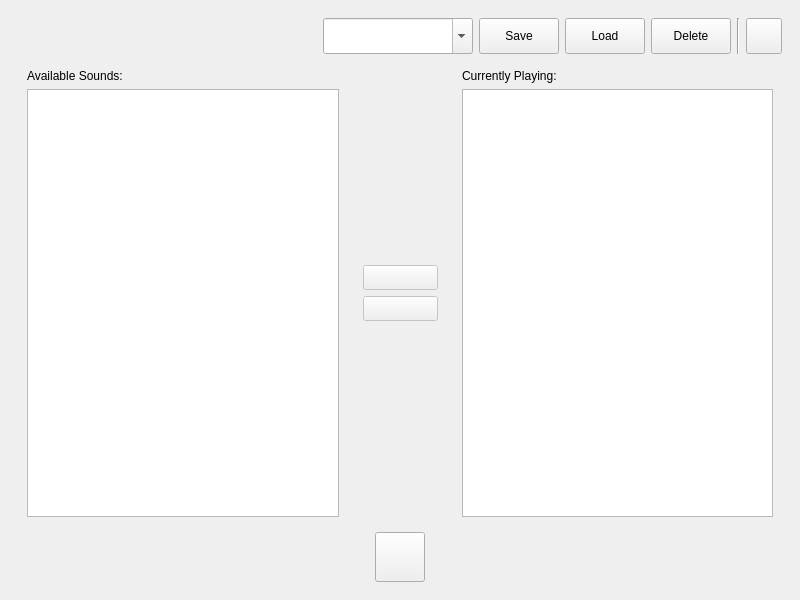
<?xml version="1.0" encoding="UTF-8"?>
<ui version="4.0">
 <class>WNLMainWindow</class>
 <widget class="QMainWindow" name="WNLMainWindow">
  <property name="geometry">
   <rect>
    <x>0</x>
    <y>0</y>
    <width>800</width>
    <height>600</height>
   </rect>
  </property>
  <property name="minimumSize">
   <size>
    <width>800</width>
    <height>600</height>
   </size>
  </property>
  <property name="baseSize">
   <size>
    <width>800</width>
    <height>600</height>
   </size>
  </property>
  <property name="windowTitle">
   <string>WhiteNoiseLinux</string>
  </property>
  <property name="windowIcon">
   <iconset resource="../res/resources_WhiteNoiseLinux.qrc">
    <normaloff>:/images/logo.png</normaloff>:/images/logo.png</iconset>
  </property>
  <widget class="QWidget" name="centralwidget">
   <layout class="QVBoxLayout" name="verticalLayout_4">
    <item>
     <widget class="QWidget" name="topBarWidget" native="true">
      <layout class="QHBoxLayout" name="horizontalLayout">
       <item>
        <spacer name="topBarSpacer">
         <property name="orientation">
          <enum>Qt::Horizontal</enum>
         </property>
         <property name="sizeHint" stdset="0">
          <size>
           <width>736</width>
           <height>20</height>
          </size>
         </property>
        </spacer>
       </item>
       <item>
        <widget class="QComboBox" name="playlistComboBox">
         <property name="minimumSize">
          <size>
           <width>150</width>
           <height>36</height>
          </size>
         </property>
         <property name="baseSize">
          <size>
           <width>72</width>
           <height>36</height>
          </size>
         </property>
         <property name="focusPolicy">
          <enum>Qt::ClickFocus</enum>
         </property>
         <property name="editable">
          <bool>true</bool>
         </property>
         <property name="sizeAdjustPolicy">
          <enum>QComboBox::AdjustToMinimumContentsLength</enum>
         </property>
         <property name="minimumContentsLength">
          <number>0</number>
         </property>
        </widget>
       </item>
       <item>
        <widget class="QPushButton" name="saveButton">
         <property name="enabled">
          <bool>true</bool>
         </property>
         <property name="minimumSize">
          <size>
           <width>0</width>
           <height>36</height>
          </size>
         </property>
         <property name="baseSize">
          <size>
           <width>0</width>
           <height>36</height>
          </size>
         </property>
         <property name="focusPolicy">
          <enum>Qt::NoFocus</enum>
         </property>
         <property name="text">
          <string>Save</string>
         </property>
        </widget>
       </item>
       <item>
        <widget class="QPushButton" name="loadButton">
         <property name="enabled">
          <bool>true</bool>
         </property>
         <property name="minimumSize">
          <size>
           <width>0</width>
           <height>36</height>
          </size>
         </property>
         <property name="baseSize">
          <size>
           <width>0</width>
           <height>36</height>
          </size>
         </property>
         <property name="focusPolicy">
          <enum>Qt::NoFocus</enum>
         </property>
         <property name="text">
          <string>Load</string>
         </property>
        </widget>
       </item>
       <item>
        <widget class="QPushButton" name="deleteButton">
         <property name="enabled">
          <bool>true</bool>
         </property>
         <property name="sizePolicy">
          <sizepolicy hsizetype="Minimum" vsizetype="Fixed">
           <horstretch>0</horstretch>
           <verstretch>0</verstretch>
          </sizepolicy>
         </property>
         <property name="minimumSize">
          <size>
           <width>0</width>
           <height>36</height>
          </size>
         </property>
         <property name="baseSize">
          <size>
           <width>0</width>
           <height>36</height>
          </size>
         </property>
         <property name="focusPolicy">
          <enum>Qt::NoFocus</enum>
         </property>
         <property name="text">
          <string>Delete</string>
         </property>
        </widget>
       </item>
       <item>
        <widget class="Line" name="separatorLine">
         <property name="orientation">
          <enum>Qt::Vertical</enum>
         </property>
        </widget>
       </item>
       <item>
        <widget class="QPushButton" name="aboutButton">
         <property name="sizePolicy">
          <sizepolicy hsizetype="Fixed" vsizetype="Fixed">
           <horstretch>0</horstretch>
           <verstretch>0</verstretch>
          </sizepolicy>
         </property>
         <property name="minimumSize">
          <size>
           <width>36</width>
           <height>36</height>
          </size>
         </property>
         <property name="baseSize">
          <size>
           <width>36</width>
           <height>36</height>
          </size>
         </property>
         <property name="focusPolicy">
          <enum>Qt::NoFocus</enum>
         </property>
         <property name="toolTip">
          <string extracomment="About"/>
         </property>
         <property name="text">
          <string/>
         </property>
         <property name="icon">
          <iconset theme="help-about">
           <normaloff>.</normaloff>.</iconset>
         </property>
         <property name="autoDefault">
          <bool>false</bool>
         </property>
         <property name="default">
          <bool>false</bool>
         </property>
        </widget>
       </item>
      </layout>
     </widget>
    </item>
    <item>
     <widget class="QWidget" name="soundSelectionWidget" native="true">
      <layout class="QGridLayout" name="gridLayout">
       <property name="topMargin">
        <number>0</number>
       </property>
       <property name="bottomMargin">
        <number>0</number>
       </property>
       <item row="0" column="0">
        <widget class="QWidget" name="availSoundsWidget" native="true">
         <layout class="QVBoxLayout" name="verticalLayout">
          <property name="topMargin">
           <number>0</number>
          </property>
          <property name="bottomMargin">
           <number>0</number>
          </property>
          <item>
           <widget class="QLabel" name="availSoundsLabel">
            <property name="text">
             <string>Available Sounds:</string>
            </property>
           </widget>
          </item>
          <item>
           <widget class="QListWidget" name="availSoundsSelect">
            <property name="focusPolicy">
             <enum>Qt::NoFocus</enum>
            </property>
           </widget>
          </item>
         </layout>
        </widget>
       </item>
       <item row="0" column="1">
        <widget class="QWidget" name="moveSoundsWidget" native="true">
         <layout class="QVBoxLayout" name="verticalLayout_3">
          <item>
           <spacer name="moveSoundsTopSpacer">
            <property name="orientation">
             <enum>Qt::Vertical</enum>
            </property>
            <property name="sizeHint" stdset="0">
             <size>
              <width>20</width>
              <height>192</height>
             </size>
            </property>
           </spacer>
          </item>
          <item>
           <widget class="QPushButton" name="addSoundButton">
            <property name="enabled">
             <bool>false</bool>
            </property>
            <property name="sizePolicy">
             <sizepolicy hsizetype="Fixed" vsizetype="Fixed">
              <horstretch>0</horstretch>
              <verstretch>0</verstretch>
             </sizepolicy>
            </property>
            <property name="minimumSize">
             <size>
              <width>75</width>
              <height>25</height>
             </size>
            </property>
            <property name="maximumSize">
             <size>
              <width>75</width>
              <height>25</height>
             </size>
            </property>
            <property name="focusPolicy">
             <enum>Qt::NoFocus</enum>
            </property>
            <property name="text">
             <string/>
            </property>
            <property name="icon">
             <iconset theme="go-next">
              <normaloff>.</normaloff>.</iconset>
            </property>
           </widget>
          </item>
          <item>
           <widget class="QPushButton" name="rmSoundButton">
            <property name="enabled">
             <bool>false</bool>
            </property>
            <property name="sizePolicy">
             <sizepolicy hsizetype="Fixed" vsizetype="Fixed">
              <horstretch>0</horstretch>
              <verstretch>0</verstretch>
             </sizepolicy>
            </property>
            <property name="minimumSize">
             <size>
              <width>75</width>
              <height>25</height>
             </size>
            </property>
            <property name="maximumSize">
             <size>
              <width>75</width>
              <height>25</height>
             </size>
            </property>
            <property name="focusPolicy">
             <enum>Qt::NoFocus</enum>
            </property>
            <property name="text">
             <string/>
            </property>
            <property name="icon">
             <iconset theme="go-previous">
              <normaloff>.</normaloff>.</iconset>
            </property>
           </widget>
          </item>
          <item>
           <spacer name="moveSoundsButtonSpacer">
            <property name="orientation">
             <enum>Qt::Vertical</enum>
            </property>
            <property name="sizeHint" stdset="0">
             <size>
              <width>20</width>
              <height>192</height>
             </size>
            </property>
           </spacer>
          </item>
         </layout>
        </widget>
       </item>
       <item row="0" column="2">
        <widget class="QWidget" name="currSoundsWidget" native="true">
         <layout class="QVBoxLayout" name="verticalLayout_2">
          <property name="topMargin">
           <number>0</number>
          </property>
          <property name="bottomMargin">
           <number>0</number>
          </property>
          <item>
           <widget class="QLabel" name="currSoundsLabel">
            <property name="text">
             <string>Currently Playing:</string>
            </property>
           </widget>
          </item>
          <item>
           <widget class="QListWidget" name="currSoundsSelect">
            <property name="focusPolicy">
             <enum>Qt::NoFocus</enum>
            </property>
           </widget>
          </item>
         </layout>
        </widget>
       </item>
      </layout>
     </widget>
    </item>
    <item>
     <widget class="QWidget" name="mediaControlsWidget" native="true">
      <layout class="QHBoxLayout" name="horizontalLayout_2">
       <item>
        <spacer name="mediaControlsLeftSpacer">
         <property name="orientation">
          <enum>Qt::Horizontal</enum>
         </property>
         <property name="sizeHint" stdset="0">
          <size>
           <width>354</width>
           <height>20</height>
          </size>
         </property>
        </spacer>
       </item>
       <item>
        <widget class="QPushButton" name="playPauseButton">
         <property name="sizePolicy">
          <sizepolicy hsizetype="Fixed" vsizetype="Fixed">
           <horstretch>0</horstretch>
           <verstretch>0</verstretch>
          </sizepolicy>
         </property>
         <property name="minimumSize">
          <size>
           <width>50</width>
           <height>50</height>
          </size>
         </property>
         <property name="maximumSize">
          <size>
           <width>50</width>
           <height>50</height>
          </size>
         </property>
         <property name="focusPolicy">
          <enum>Qt::NoFocus</enum>
         </property>
         <property name="text">
          <string/>
         </property>
         <property name="icon">
          <iconset theme="media-playback-start">
           <normaloff>.</normaloff>.</iconset>
         </property>
        </widget>
       </item>
       <item>
        <spacer name="mediaControlsRightSpacer">
         <property name="orientation">
          <enum>Qt::Horizontal</enum>
         </property>
         <property name="sizeHint" stdset="0">
          <size>
           <width>354</width>
           <height>20</height>
          </size>
         </property>
        </spacer>
       </item>
      </layout>
     </widget>
    </item>
   </layout>
  </widget>
 </widget>
 <resources>
  <include location="../res/resources_WhiteNoiseLinux.qrc"/>
 </resources>
 <connections/>
</ui>
